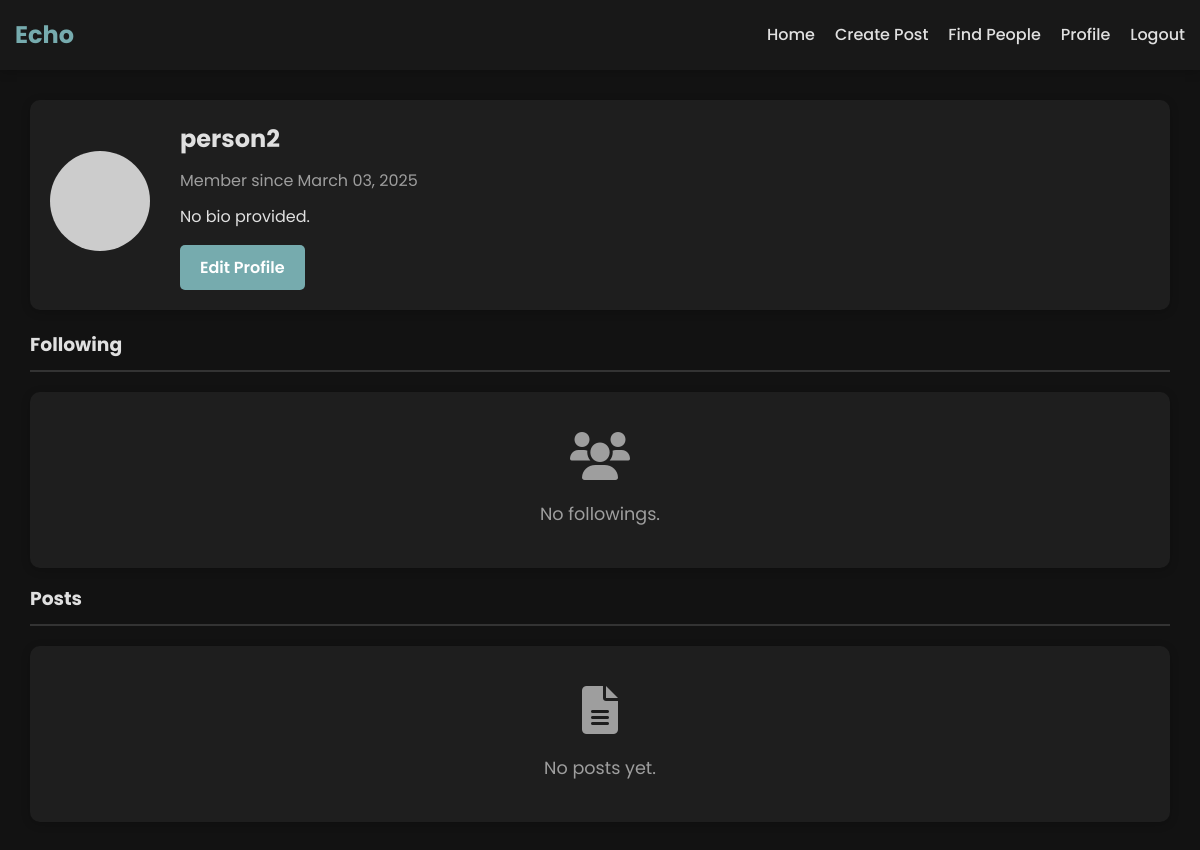
The app's page /profile/person2 (signed in), older data.
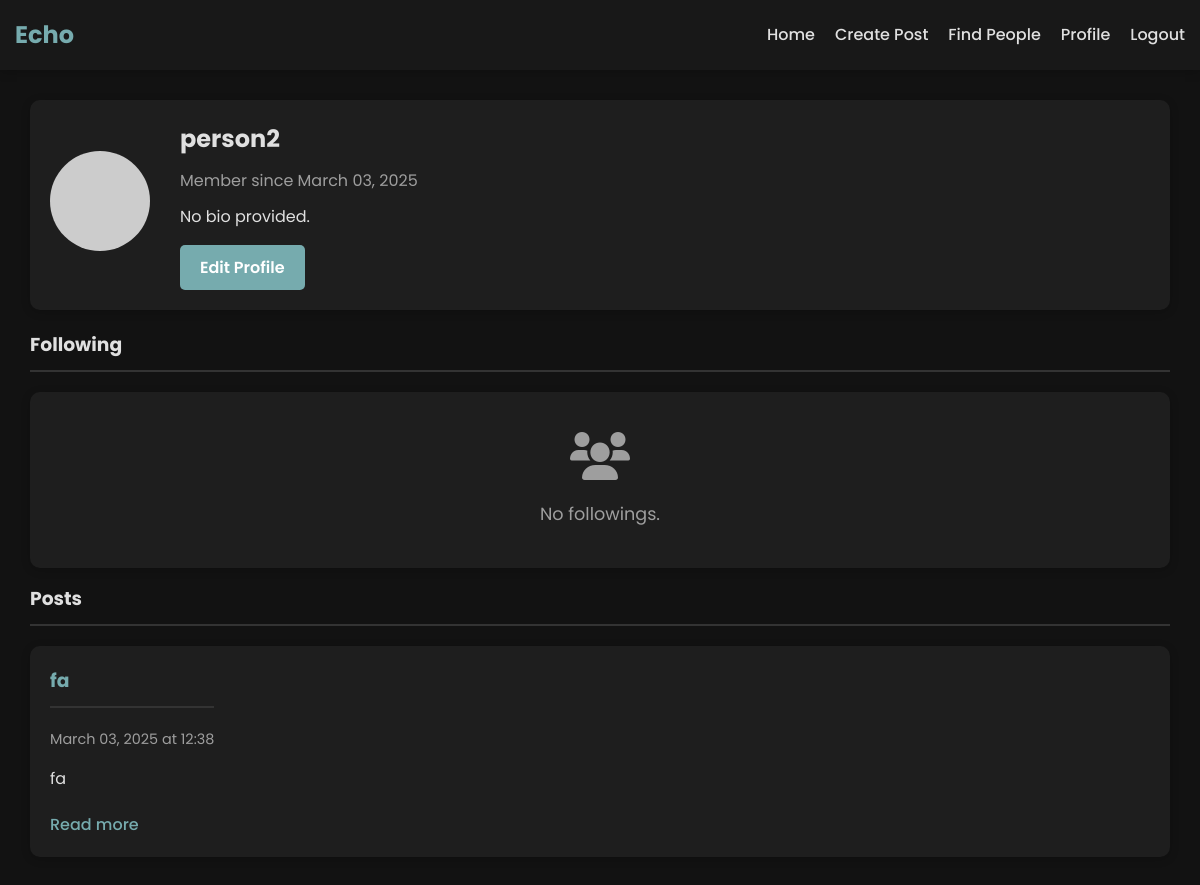
The same page, newer data.
### app.py (models this page shows, shortened)
class User(UserMixin, db.Model):
    id = db.Column(db.Integer, primary_key=True)
    username = db.Column(db.String(80), unique=True, nullable=False)
    email = db.Column(db.String(120), unique=True, nullable=False)
    password_hash = db.Column(db.String(128), nullable=False)
    bio = db.Column(db.Text, default='')
    join_date = db.Column(db.DateTime, default=datetime.utcnow)
    posts = db.relationship('Post', backref='author', lazy=True)
    likes = db.relationship('Like', backref='user', lazy='dynamic', cascade='all, delete-orphan')
    friends = db.relationship('User',
                              secondary=friendship,
                              primaryjoin=(friendship.c.user_id == id),
                              secondaryjoin=(friendship.c.friend_id == id),
                              backref=db.backref('followed_by', lazy='dynamic'),
                              lazy='dynamic')

class Post(db.Model):
    id = db.Column(db.Integer, primary_key=True)
    title = db.Column(db.String(100), nullable=False)
    content = db.Column(db.Text, nullable=False)
    timestamp = db.Column(db.DateTime, default=datetime.utcnow)
    user_id = db.Column(db.Integer, db.ForeignKey('user.id'), nullable=False)
    likes = db.relationship('Like', backref='post', lazy='dynamic', cascade='all, delete-orphan')
    edited = db.Column(db.Boolean, default=False)
    edited_timestamp = db.Column(db.DateTime, nullable=True)

### app.py (the view)
@app.route('/profile/<username>')
@login_required
def profile(username):
    user = User.query.filter_by(username=username).first_or_404()
    posts = Post.query.filter_by(author=user).order_by(Post.timestamp.desc()).all()
    friends = user.friends.all()
    return render_template('profile.html', user=user, posts=posts, friends=friends)

### app.py (called while the page is built)
@login_manager.user_loader
def load_user(user_id):
    return User.query.get(int(user_id))

### templates/profile.html (shortened to what this page needs)
{% extends 'base.html' %}
{% block content %}
<div class="profile-container">
    <div class="profile-header">
        <div class="profile-avatar">
            <img src="https://ui-avatars.com/api/?name={{ user.username }}&size=128&background=random" alt="Profile">
        </div>
        <div class="profile-info">
            <h2>{{ user.username }}</h2>
            <p class="join-date">Member since {{ user.join_date.strftime('%B %d, %Y') }}</p>
            <p class="bio">{{ user.bio or "No bio provided." }}</p>
            {% if current_user.is_authenticated and current_user.id == user.id %}
                <a href="{{ url_for('edit_profile') }}" class="btn btn-secondary">Edit Profile</a>
            {% elif current_user.is_authenticated and current_user.id != user.id %}
                {% if current_user.is_friend(user) %}
                    <a href="{{ url_for('remove_friend', user_id=user.id) }}" class="btn btn-danger">Remove Friend</a>
                {% else %}
                    <a href="{{ url_for('add_friend', user_id=user.id) }}" class="btn btn-primary">Add Friend</a>
                {% endif %}
            {% endif %}
        </div>
    </div>
    <div class="profile-content">
        <h3 class="profile-tag">Following</h3>
        {% if friends %}
            <div class="friends-container">
                {% for friend in friends %}
                    <div class="user-card">
                        <div class="user-avatar">
                            <img src="https://ui-avatars.com/api/?name={{ friend.username }}&size=80&background=random" alt="{{ friend.username }}">
                        </div>
                        <div class="user-info">
                            <h3><a href="{{ url_for('profile', username=friend.username) }}">{{ friend.username }}</a></h3>
                            <p class="join-date">Member since {{ friend.join_date.strftime('%B %d, %Y') }}</p>
                        </div>
                        <div class="user-actions">
                            {% if current_user.is_authenticated and current_user.id == user.id %}
                                <a href="{{ url_for('remove_friend', user_id=friend.id) }}" class="btn btn-danger">Remove Friend</a>
                            {% endif %}
                        </div>
                    </div>
                {% endfor %}
            </div>
        {% else %}
            <div class="empty-state">
                <i class="fas fa-users"></i>
                <p>No followings.</p>
            </div>
        {% endif %}
        <h3 class="profile-tag">Posts</h3>
        {% if posts %}
            <div class="posts-container">
                {% for post in posts %}
                    <div class="post-card">
                        <div class="post-header">
                            <div class="post-info">
                                <h3><a href="{{ url_for('post', post_id=post.id) }}">{{ post.title }}</a></h3>
                                <p class="date">{{ post.timestamp.strftime('%B %d, %Y at %H:%M') }}</p>
                            </div>
                        </div>
                        <div class="post-content">
                            <p>{{ post.content[:200] }}{% if post.content|length > 200 %}...{% endif %}</p>
                            <a href="{{ url_for('post', post_id=post.id) }}" class="read-more">Read more</a>
                        </div>
                    </div>
                {% endfor %}
            </div>
        {% else %}
            <div class="empty-state">
                <i class="fas fa-file-alt"></i>
                <p>No posts yet.</p>
            </div>
        {% endif %}
    </div>
</div>
{% endblock %}

### templates/base.html (shortened to what this page needs)
<!DOCTYPE html>
<html lang="en">
<head>
    <link rel="stylesheet" href="https://cdnjs.cloudflare.com/ajax/libs/font-awesome/6.0.0-beta3/css/all.min.css">
    <link rel="stylesheet" href="{{ url_for('static', filename='css/style.css') }}">
</head>
<body>
    <nav class="navbar">
        <div class="container">
            <div class="navbar-brand">
                <a href="{{ url_for('index') }}">Echo</a>
            </div>
            <div class="navbar-menu">
                <ul class="navbar-nav">
                    <li><a href="{{ url_for('index') }}">Home</a></li>
                    {% if current_user.is_authenticated %}
                        <li><a href="{{ url_for('create_post') }}">Create Post</a></li>
                        <li><a href="{{ url_for('users') }}">Find People</a></li>
                        <li><a href="{{ url_for('profile', username=current_user.username) }}">Profile</a></li>
                        <li><a href="{{ url_for('logout') }}">Logout</a></li>
                    {% else %}
                        <li><a href="{{ url_for('login') }}">Login</a></li>
                        <li><a href="{{ url_for('signup') }}">Sign Up</a></li>
                    {% endif %}
                </ul>
            </div>
        </div>
    </nav>
    <div class="container">
        {% block content %}{% endblock %}
    </div>
</body>
</html>

### static/css/style.css (style rules this page uses)
:root { --primary-color: #76ABAE; --primary-dark: #3286a0; --secondary-color: #76ABAE; --secondary-dark: #3286a0; --danger-color: #cf6679; --danger-dark: #b55a68; --text-color: #e0e0e0; --text-light: #9e9e9e; --background-color: #121212; --card-color: #1e1e1e; --border-color: #333333; --box-shadow: 0 2px 10px rgba(0, 0, 0, 0.2); --highlight-color: #2d2d2d; }
* { margin: 0; padding: 0; box-sizing: border-box; }
body { font-family: 'Poppins', sans-serif; line-height: 1.6; color: var(--text-color); background-color: var(--background-color); display: flex; flex-direction: column; min-height: 100vh; overflow-x: hidden; }
a { color: var(--primary-color); text-decoration: none; transition: color 0.3s; }
.container { width: 100%; max-width: 1200px; margin: 0 auto; padding: 0 15px; flex: 1; }
.navbar { background-color: #181818; box-shadow: var(--box-shadow); position: sticky; top: 0; z-index: 1000; }
.navbar .container { display: flex; justify-content: space-between; align-items: center; height: 70px; }
.navbar-brand a { font-size: 1.5rem; font-weight: 700; color: var(--primary-color); }
.navbar-nav { display: flex; list-style: none; }
.navbar-nav li { margin-left: 20px; }
.navbar-nav a { color: var(--text-color); font-weight: 500; }
.btn { display: inline-block; padding: 10px 20px; border-radius: 5px; font-weight: 500; cursor: pointer; text-align: center; border: none; transition: background-color 0.3s, transform 0.2s; }
.btn-primary, .btn-secondary, .btn-danger { font-weight: 600; }
.btn-secondary { background-color: var(--secondary-color); color: white; }
.posts-container { display: grid; gap: 20px; }
.post-card { background-color: var(--card-color); border-radius: 10px; padding: 20px; box-shadow: var(--box-shadow); transition: transform 0.3s; }
.post-header { display: flex; align-items: center; margin-bottom: 15px; }
.post-info h3 { margin-bottom: 5px; }
.post-info .author, .post-info .date { font-size: 0.9rem; color: var(--text-light); }
.post-content p { margin-bottom: 10px; line-height: 1.6; }
.read-more { display: inline-block; margin-top: 10px; font-weight: 500; }
.empty-state { background-color: var(--card-color); border-radius: 10px; padding: 40px; box-shadow: var(--box-shadow); text-align: center; }
.empty-state i { font-size: 3rem; color: var(--text-light); margin-bottom: 20px; }
.empty-state p { color: var(--text-light); font-size: 1.1rem; }
.profile-container { margin: 30px 0; padding: 0 15px; }
.profile-header { display: flex; align-items: center; background-color: var(--card-color); border-radius: 10px; padding: 20px; box-shadow: var(--box-shadow); margin-bottom: 20px; }
.profile-avatar { margin-right: 30px; }
.profile-avatar img { width: 100px; height: 100px; border-radius: 50%; object-fit: cover; }
.profile-info h2 { margin-bottom: 10px; color: var(--text-color); }
.profile-info .join-date { color: var(--text-light); margin-bottom: 10px; }
.profile-info .bio { margin-bottom: 15px; line-height: 1.6; }
.profile-content h3 { margin-bottom: 20px; color: var(--text-color); border-bottom: 2px solid var(--border-color); padding-bottom: 10px; }
.post-meta, .user-info .join-date, .profile-info .join-date { color: var(--text-light); }
.profile-container .profile-tag { margin-top: 1rem; }

Row changes from the older to the newer data that the page shows:
added Post: title "fa", timestamp "March 03, 2025 at 12:38", content "fa"
Text that changed along with them:
text no longer shown: "No posts yet."
